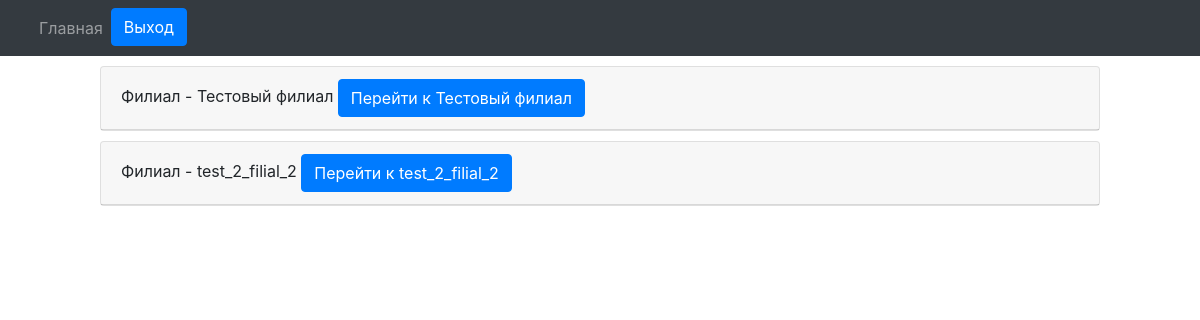
The app's page /paid_departure/filials/ (signed in), older data.
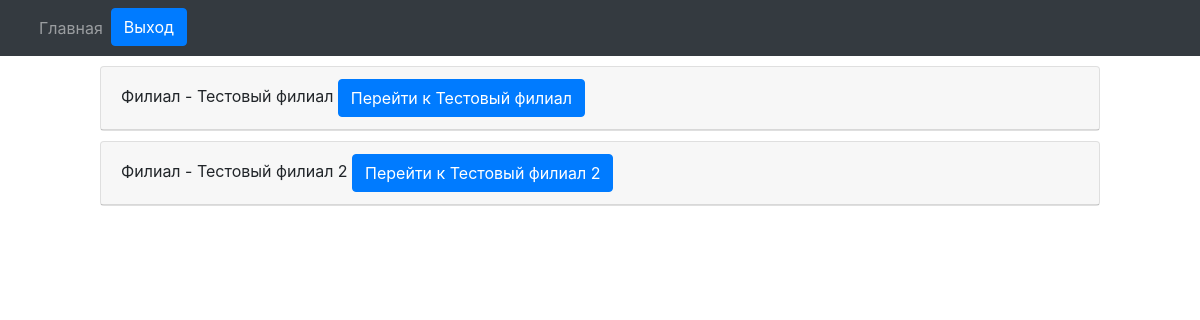
The same page, newer data.
### engine/models.py (models this page shows, shortened)
class Filials(models.Model):
    name = models.CharField(max_length=128, verbose_name='Филиал')

### engine/views.py (the view)
# urls.py: path('filials/', get_filials, name='get_filials'),
@login_required
def get_filials(request):
    if not request.user.has_perm('engine.view_reestr_oferts'):
        filials = Filials.objects.filter(name=request.user.filial)
    else:
        filials = Filials.objects.all()
    context = {
        'filials': filials
    }
    return render(request, 'orders/filials.html', context=context)

### engine/templates/orders/filials.html
{% extends "orders/base.html" %}
{% block nav %}{% include "orders/nav.html" %}{% endblock %}
{% block content %}
<div>
    {% for filial in filials %}
</div>
<div class="card" style="margin: 10px 100px 10px 100px;">
    <div class="card-header">
      Филиал - {{ filial.name }}
      <a href="{% url 'get_orders' filial.pk %}" class="btn btn-primary">Перейти к {{ filial.name }}</a>
    </div>
    {% endfor %}
{% endblock %}

### engine/templates/orders/base.html (shortened to what this page needs)
{% load static %}
<!DOCTYPE html>
<html>
<head>
   <link rel="stylesheet" href="https://cdnjs.cloudflare.com/ajax/libs/datepicker/0.6.5/datepicker.min.css" />
  <link rel="stylesheet" href="https://stackpath.bootstrapcdn.com/bootstrap/4.1.3/css/bootstrap.min.css">
</head>
<body>
  {% block nav %}{% endblock %}
  <main>{% block content %}{% endblock %}</main>
</body>
</html>

### engine/templates/orders/nav.html (shortened to what this page needs)
<nav class="navbar navbar-expand-lg navbar-dark bg-dark">
    <div class="container-fluid">
      <div class="collapse navbar-collapse" id="navbarNavDropdown">
        <ul class="navbar-nav">
          <li class="nav-item">
            <a class="nav-link" aria-current="page" href="/main/">Главная</a>
          </li>
          {% if user.is_authenticated %}
          <li class="nav-item" >
            <form class="form-inline my-2 my-lg-0" method="post" action="/accounts/logout/">
              <button class="btn btn-primary my-2 my-sm-0" type="submit">Выход</button>
            </form>
          </li>
          {% endif %}
        </ul>
      </div>
    </div>
  </nav>

Row changes from the older to the newer data that the page shows:
changed Filials: name "test_2_filial_2" → "Тестовый филиал 2"
